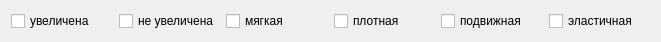
     <widget class="QWidget" name="layoutWidget">
      <property name="geometry">
       <rect>
        <x>230</x>
        <y>830</y>
        <width>661</width>
        <height>24</height>
       </rect>
      </property>
      <layout class="QHBoxLayout" name="horizontalLayout_10">
       <item>
        <widget class="QCheckBox" name="checkBox_69">
         <property name="text">
          <string>увеличена</string>
         </property>
        </widget>
       </item>
       <item>
        <widget class="QCheckBox" name="checkBox_70">
         <property name="text">
          <string>не увеличена</string>
         </property>
        </widget>
       </item>
       <item>
        <widget class="QCheckBox" name="checkBox_71">
         <property name="text">
          <string>мягкая</string>
         </property>
        </widget>
       </item>
       <item>
        <widget class="QCheckBox" name="checkBox_72">
         <property name="text">
          <string>плотная</string>
         </property>
        </widget>
       </item>
       <item>
        <widget class="QCheckBox" name="checkBox_73">
         <property name="text">
          <string>подвижная</string>
         </property>
        </widget>
       </item>
       <item>
        <widget class="QCheckBox" name="checkBox_74">
         <property name="text">
          <string>эластичная</string>
         </property>
        </widget>
       </item>
      </layout>
     </widget>
